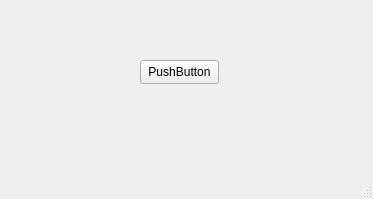
<?xml version="1.0" encoding="UTF-8"?>
<ui version="4.0">
 <class>MainWindow</class>
 <widget class="QMainWindow" name="MainWindow">
  <property name="geometry">
   <rect>
    <x>0</x>
    <y>0</y>
    <width>373</width>
    <height>199</height>
   </rect>
  </property>
  <property name="windowTitle">
   <string>MainWindow</string>
  </property>
  <widget class="QWidget" name="centralwidget">
   <widget class="QPushButton" name="pushButton">
    <property name="geometry">
     <rect>
      <x>140</x>
      <y>60</y>
      <width>79</width>
      <height>24</height>
     </rect>
    </property>
    <property name="text">
     <string>PushButton</string>
    </property>
   </widget>
  </widget>
  <widget class="QMenuBar" name="menubar">
   <property name="geometry">
    <rect>
     <x>0</x>
     <y>0</y>
     <width>373</width>
     <height>33</height>
    </rect>
   </property>
  </widget>
  <widget class="QStatusBar" name="statusbar"/>
 </widget>
 <resources/>
 <connections>
  <connection>
   <sender>pushButton</sender>
   <signal>clicked()</signal>
   <receiver>MainWindow</receiver>
   <slot>demo()</slot>
   <hints>
    <hint type="sourcelabel">
     <x>196</x>
     <y>80</y>
    </hint>
    <hint type="destinationlabel">
     <x>293</x>
     <y>134</y>
    </hint>
   </hints>
  </connection>
 </connections>
 <slots>
  <slot>demo()</slot>
 </slots>
</ui>
